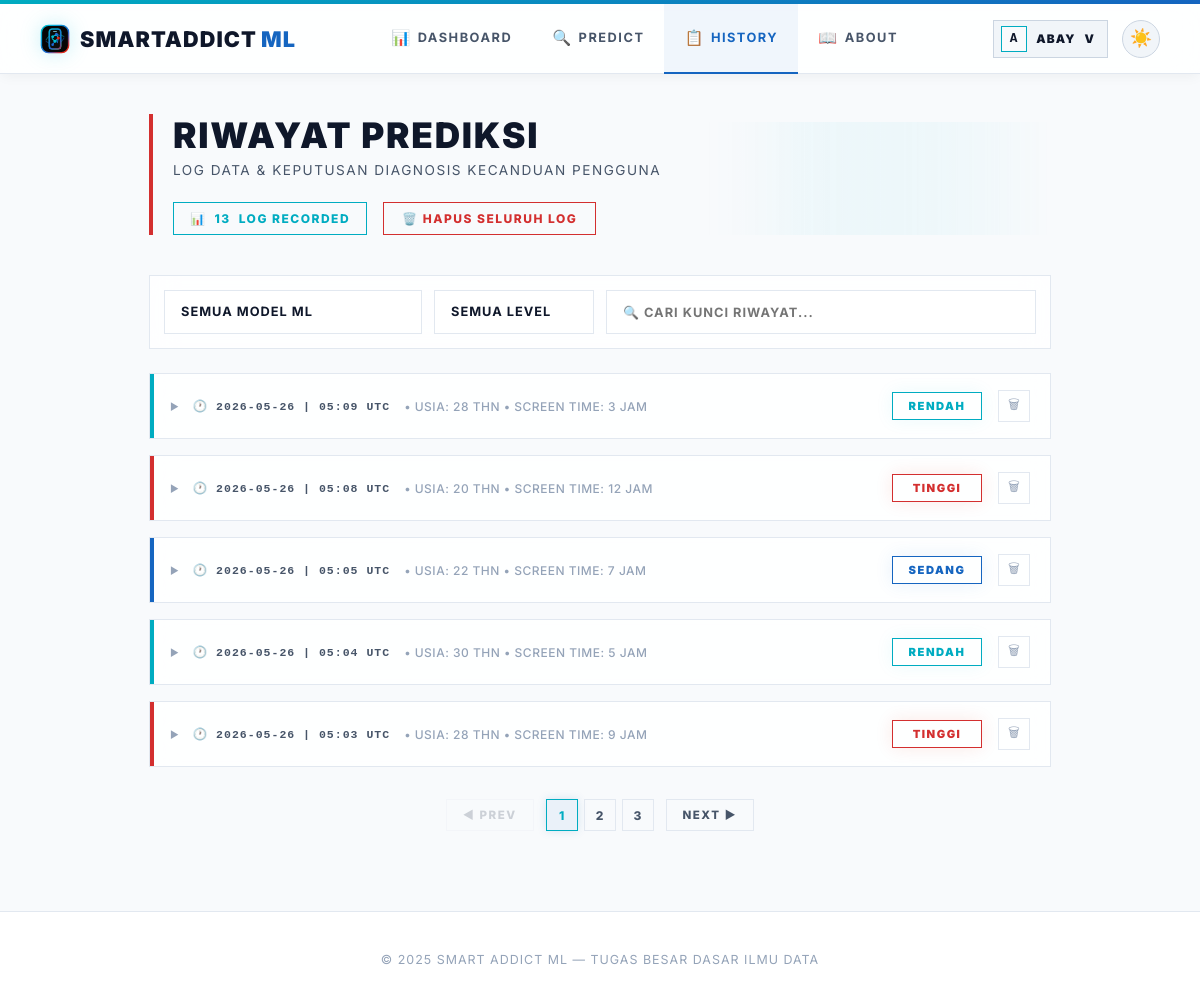
The page /history (signed in) on the database its author committed.
### app.py (models this page shows, shortened)
class User(UserMixin, db.Model):
    id = db.Column(db.Integer, primary_key=True)
    username = db.Column(db.String(80), unique=True, nullable=False)
    password_hash = db.Column(db.String(200), nullable=False)
    role = db.Column(db.String(10), default='user')  # 'user' or 'admin'
    created_at = db.Column(db.DateTime, default=datetime.utcnow)
    predictions = db.relationship('Prediction', backref='user', lazy=True)
    @property
    def is_admin(self):
        return self.role == 'admin'

class Prediction(db.Model):
    id = db.Column(db.Integer, primary_key=True)
    user_id = db.Column(db.Integer, db.ForeignKey('user.id'), nullable=False)
    model_name = db.Column(db.String(50), nullable=False)
    input_values = db.Column(db.Text, nullable=False)  # JSON string
    result = db.Column(db.String(20), nullable=False)
    prediction_raw = db.Column(db.Integer, nullable=False)
    timestamp = db.Column(db.DateTime, default=datetime.utcnow)
    @property
    def input_list(self):
        return json.loads(self.input_values)

### app.py (the view)
@app.route("/history")
@login_required
def history_page():
    user_preds = Prediction.query.filter_by(user_id=current_user.id).order_by(Prediction.timestamp.desc()).all()
    return render_template("history.html", predictions=user_preds, active_page='history')

### app.py (called while the page is built)
@app.after_request
def add_no_cache(response):
    response.headers['Cache-Control'] = 'no-store, no-cache, must-revalidate, max-age=0'
    response.headers['Pragma'] = 'no-cache'
    response.headers['Expires'] = '0'
    return response

@login_manager.user_loader
def load_user(user_id):
    return User.query.get(int(user_id))

### templates/history.html (shortened to what this page needs)
{% extends "base.html" %}
{% block content %}
<main class="content">
    <div class="page-header">
        <h1>RIWAYAT PREDIKSI</h1>
        <p>LOG DATA & KEPUTUSAN DIAGNOSIS KECANDUAN PENGGUNA</p>
        {% if predictions %}
        <div class="header-actions">
            <div class="count-badge">📊 <span id="visibleCount">{{ predictions|length }}</span> LOG RECORDED</div>
            <form method="post" action="{{ url_for('clear_my_history') }}" style="display:inline" onsubmit="return confirm('APAKAH ANDA YAKIN INGIN MENGHAPUS SELURUH LOG RIWAYAT?')">
                <button type="submit" class="btn-danger">🗑️ HAPUS SELURUH LOG</button>
            </form>
        </div>
        {% endif %}
    </div>
    {% if predictions %}
    <div class="filter-bar">
        <select id="filterModel" onchange="applyFilters()">
            <option value="">SEMUA MODEL ML</option>
        </select>
        <select id="filterLevel" onchange="applyFilters()">
            <option value="">SEMUA LEVEL</option>
        </select>
        <input type="text" id="filterSearch" placeholder="🔍 CARI KUNCI RIWAYAT..." oninput="applyFilters()">
    </div>
    <div class="history-list" id="historyList">
        {% for entry in predictions %}
        {% set level_class = 'level-rendah' if entry.result == 'Rendah' else ('level-sedang' if entry.result == 'Sedang' else 'level-tinggi') %}
        {% set inputs = entry.input_list %}
        <div class="history-card {{ level_class }}" style="animation-delay: {{ loop.index0 * 0.05 }}s" data-model="{{ entry.model_name }}" data-level="{{ entry.result }}" data-text="{{ entry.model_name }} {{ entry.result }} {{ entry.timestamp }}">
            <div class="history-main-row" onclick="toggleCard(this.closest('.history-card'))">
                <div class="toggle-area">
                    <span class="expand-icon">▶</span>
                    <span class="history-timestamp">🕐 {{ entry.timestamp.strftime('%Y-%m-%d | %H:%M UTC') }}</span>
                    {% set is_new = inputs|length >= 10 %}
                    <span class="history-summary-text">
                        {% if is_new %}
                            • Usia: {{ inputs[0] | round | int }} thn • Screen Time: {{ inputs[2] | round | int }} jam
                        {% else %}
                            • Data: {{ inputs | length }} fitur
                        {% endif %}
                    </span>
                </div>
                <div class="result-badge {{ level_class }}">{{ entry.result }}</div>
                <form method="post" action="{{ url_for('delete_prediction', pred_id=entry.id) }}" onsubmit="return confirm('HAPUS LOG DIAGNOSIS INI?')" onclick="event.stopPropagation()">
                    <button type="submit" class="delete-btn" title="Hapus Log">🗑</button>
                </form>
            </div>
        </div>
        {% endfor %}
    </div>
    <div class="pagination-container" id="paginationContainer">
        <button class="pager-btn" id="prevBtn" onclick="changePage(-1)">◀ PREV</button>
        <div class="page-numbers" id="pageNumbers"></div>
        <button class="pager-btn" id="nextBtn" onclick="changePage(1)">NEXT ▶</button>
    </div>
    {% endif %}
</main>
{% endblock %}

### templates/base.html (shortened to what this page needs)
<!doctype html>
<html lang="id" data-theme="light">
<head>
</head>
<body>
    <div class="navbar-wrap">
        <nav class="navbar">
            <a href="{{ url_for('dashboard') }}" class="logo" style="text-decoration:none">
                <img class="logo-mark" src="{{ url_for('static', filename='img/smartaddict-logo.svg') }}" alt="" aria-hidden="true">
                <span>SmartAddict<span style="color:var(--m-blue-dark); font-weight: 900; margin-left: 4px;">ML</span></span>
            </a>
            <div class="nav-center">
                {% if current_user.is_authenticated and current_user.is_admin %}
                <a href="{{ url_for('admin_dashboard') }}" {% if active_page == 'admin_dashboard' %}class="active"{% endif %}><span class="nav-icon">🛡️</span>Admin</a>
                <a href="{{ url_for('admin_history') }}" {% if active_page == 'admin_history' %}class="active"{% endif %}><span class="nav-icon">📋</span>History</a>
                <a href="{{ url_for('admin_users') }}" {% if active_page == 'admin_users' %}class="active"{% endif %}><span class="nav-icon">👥</span>Users</a>
                <a href="{{ url_for('about') }}" {% if active_page == 'about' %}class="active"{% endif %}><span class="nav-icon">📖</span>About</a>
                {% elif current_user.is_authenticated %}
                <a href="{{ url_for('dashboard') }}" {% if active_page == 'dashboard' %}class="active"{% endif %}><span class="nav-icon">📊</span>Dashboard</a>
                <a href="{{ url_for('predict') }}" {% if active_page == 'predict' %}class="active"{% endif %}><span class="nav-icon">🔍</span>Predict</a>
                <a href="{{ url_for('history_page') }}" {% if active_page == 'history' %}class="active"{% endif %}><span class="nav-icon">📋</span>History</a>
                <a href="{{ url_for('about') }}" {% if active_page == 'about' %}class="active"{% endif %}><span class="nav-icon">📖</span>About</a>
                {% else %}
                <a href="{{ url_for('dashboard') }}" {% if active_page == 'dashboard' %}class="active"{% endif %}><span class="nav-icon">📊</span>Dashboard</a>
                <a href="{{ url_for('about') }}" {% if active_page == 'about' %}class="active"{% endif %}><span class="nav-icon">📖</span>About</a>
                {% endif %}
            </div>
            <div class="nav-actions">
                {% if current_user.is_authenticated %}
                <div class="profile-menu" id="profileMenu">
                    <button type="button" class="profile-chip {% if active_page == 'profile' %}active{% endif %}" onclick="toggleProfileMenu(event)" aria-expanded="false" aria-controls="profileDropdown">
                        <span class="profile-chip-avatar">{{ current_user.username[0]|upper }}</span>
                        <span class="profile-chip-name">{{ current_user.username }}</span>
                        <span aria-hidden="true">v</span>
                    </button>
                </div>
                {% else %}
                <a href="{{ url_for('login') }}" class="btn-nav-login">Login</a>
                {% endif %}
                <button class="theme-toggle" id="themeToggle" onclick="toggleTheme()" title="Toggle tema">
                    <span id="themeIcon">🌙</span>
                </button>
            </div>
        </nav>
    </div>
    <div class="nav-spacer"></div>
    {% block content %}{% endblock %}
    {% block footer %}
    <footer class="footer">
        <p>© 2025 Smart Addict ML — Tugas Besar Dasar Ilmu Data</p>
    </footer>
    {% endblock %}
</body>
</html>

### templates/base.html (style rules this page uses)
*, *::before, *::after { box-sizing: border-box; margin: 0; padding: 0; }
:root, [data-theme="dark"] { --bg-primary: #050505; --bg-card: #0c0c0c; --bg-input: #121212; --border-card: #1f1f1f; --border-input: #292929; --text-primary: #ffffff; --text-secondary: #b3b3b3; --text-muted: #666666; --navbar-bg: rgba(5, 5, 5, 0.85); --navbar-border: #1f1f1f; --navbar-shadow: none; --m-blue-light: #00bcd4; --m-blue-dark: #1c69d4; --m-red: #e22718; --accent-cyan: #00bcd4; --accent-blue: #1c69d4; --accent-purple: #9c27b0; --accent-emerald: #34d399; --accent-rose: #e22718; --accent-amber: #fbbf24; --nav-active-bg: rgba(255, 255, 255, 0.05); --nav-active-glow: none; --card-shadow: 0 10px 30px rgba(0, 0, 0, 0.5); --text-logo-dark: #ffffff; }
[data-theme="light"] { --bg-primary: #f8fafc; --bg-card: #ffffff; --bg-input: #f1f5f9; --border-card: #e2e8f0; --border-input: #cbd5e1; --text-primary: #0f172a; --text-secondary: #475569; --text-muted: #94a3b8; --navbar-bg: rgba(255, 255, 255, 0.85); --navbar-border: #e2e8f0; --navbar-shadow: 0 4px 12px -2px rgba(0, 0, 0, 0.05); --m-blue-light: #00acc1; --m-blue-dark: #1565c0; --m-red: #d32f2f; --accent-cyan: #00acc1; --accent-blue: #1565c0; --accent-purple: #7b1fa2; --accent-emerald: #2e7d32; --accent-rose: #c2185b; --accent-amber: #f57c00; --nav-active-bg: rgba(21, 101, 192, 0.06); --nav-active-glow: none; --card-shadow: 0 10px 30px rgba(15, 23, 42, 0.06), 0 4px 10px rgba(15, 23, 42, 0.03); --text-logo-dark: #0f172a; }
body { font-family: 'Inter', system-ui, -apple-system, sans-serif; background: var(--bg-primary); color: var(--text-primary); min-height: 100vh; overflow-x: hidden; }
.navbar-wrap { position: fixed; top: 0; left: 0; right: 0; z-index: 50; width: 100%; }
.navbar { background: var(--navbar-bg); border-bottom: 1px solid var(--navbar-border); backdrop-filter: blur(16px); -webkit-backdrop-filter: blur(16px); box-shadow: var(--navbar-shadow); padding: 0 40px; height: 70px; display: flex; align-items: center; justify-content: space-between; }
.nav-spacer { height: 74px; }
.logo { font-family: 'Inter', sans-serif; font-size: 1.35rem; font-weight: 900; letter-spacing: 0.05em; text-transform: uppercase; color: var(--text-logo-dark); white-space: nowrap; user-select: none; display: inline-flex; align-items: center; gap: 10px; }
.logo-mark { width: 30px; height: 30px; display: block; filter: drop-shadow(0 0 10px rgba(0, 188, 212, 0.22)); }
.nav-center { display: flex; align-items: center; height: 100%; }
.nav-center a { padding: 0 20px; font-size: 0.8rem; font-weight: 700; color: var(--text-secondary); text-decoration: none; text-transform: uppercase; letter-spacing: 1.5px; height: 70px; display: inline-flex; align-items: center; transition: all 0.2s ease; border-bottom: 2px solid transparent; }
.nav-center a.active { color: var(--m-blue-dark); background: var(--nav-active-bg); border-bottom: 2px solid var(--m-blue-dark); }
.nav-center a .nav-icon { margin-right: 6px; font-size: 0.95rem; }
.nav-actions { display: flex; align-items: center; gap: 14px; }
.profile-menu { position: relative; }
.profile-chip { display: inline-flex; align-items: center; gap: 9px; height: 38px; padding: 0 12px 0 7px; border-radius: 0px; border: 1px solid var(--border-input); background: var(--bg-input); color: var(--text-primary); cursor: pointer; font-family: inherit; font-size: 0.74rem; font-weight: 900; letter-spacing: 1.1px; text-transform: uppercase; transition: all 0.25s ease; }
.profile-chip-avatar { width: 26px; height: 26px; display: inline-flex; align-items: center; justify-content: center; background: var(--bg-primary); border: 1px solid var(--m-blue-light); color: var(--text-primary); font-family: monospace; font-size: 0.8rem; font-weight: 900; }
.profile-chip-name { max-width: 120px; overflow: hidden; text-overflow: ellipsis; white-space: nowrap; }
.theme-toggle { display: inline-flex !important; align-items: center; justify-content: center; width: 38px; height: 38px; border-radius: 50%; background: var(--bg-input); border: 1px solid var(--border-input); color: var(--text-primary); cursor: pointer; transition: all 0.3s cubic-bezier(0.4, 0, 0.2, 1); outline: none; font-size: 1.1rem; }
.footer { text-align: center; padding: 40px 24px; font-size: 0.78rem; color: var(--text-muted); border-top: 1px solid var(--border-card); position: relative; z-index: 1; background: var(--bg-card); text-transform: uppercase; letter-spacing: 1px; }

### rows shown on the page
User: username "A", username "ABAY"
Prediction: timestamp "2026-05-26 | 05:09 UTC", inputs "28", user "3", result "RENDAH"
Prediction: timestamp "2026-05-26 | 05:08 UTC", inputs "20", inputs "12", result "TINGGI"
Prediction: timestamp "2026-05-26 | 05:05 UTC", inputs "22", inputs "7", result "SEDANG"
Prediction: timestamp "2026-05-26 | 05:04 UTC", inputs "30", inputs "5", result "RENDAH"
Prediction: timestamp "2026-05-26 | 05:03 UTC", inputs "28", inputs "9", result "TINGGI"

### other values the page prints
{{ predictions|length }} "13"
